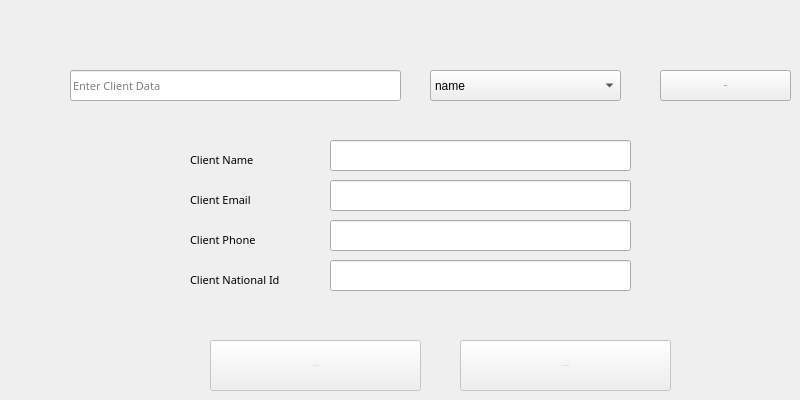
      <widget class="QWidget" name="tab_13">
       <attribute name="title">
        <string>Edit Or Delete Client</string>
       </attribute>
       <widget class="QLineEdit" name="lineEdit_17">
        <property name="geometry">
         <rect>
          <x>70</x>
          <y>70</y>
          <width>331</width>
          <height>31</height>
         </rect>
        </property>
        <property name="font">
         <font>
          <family>Yu Gothic UI Semibold</family>
          <pointsize>8</pointsize>
          <weight>50</weight>
          <italic>false</italic>
          <bold>false</bold>
         </font>
        </property>
        <property name="placeholderText">
         <string>Enter Client Data</string>
        </property>
       </widget>
       <widget class="QComboBox" name="comboBox_12">
        <property name="geometry">
         <rect>
          <x>430</x>
          <y>70</y>
          <width>191</width>
          <height>31</height>
         </rect>
        </property>
        <item>
         <property name="text">
          <string>name</string>
         </property>
        </item>
        <item>
         <property name="text">
          <string>email</string>
         </property>
        </item>
        <item>
         <property name="text">
          <string>phone</string>
         </property>
        </item>
        <item>
         <property name="text">
          <string>national_id</string>
         </property>
        </item>
       </widget>
       <widget class="QPushButton" name="pushButton_16">
        <property name="geometry">
         <rect>
          <x>660</x>
          <y>70</y>
          <width>131</width>
          <height>31</height>
         </rect>
        </property>
        <property name="font">
         <font>
          <pointsize>-1</pointsize>
         </font>
        </property>
        <property name="text">
         <string>Search</string>
        </property>
       </widget>
       <widget class="QLineEdit" name="lineEdit_20">
        <property name="geometry">
         <rect>
          <x>330</x>
          <y>140</y>
          <width>301</width>
          <height>31</height>
         </rect>
        </property>
       </widget>
       <widget class="QLineEdit" name="lineEdit_21">
        <property name="geometry">
         <rect>
          <x>330</x>
          <y>220</y>
          <width>301</width>
          <height>31</height>
         </rect>
        </property>
       </widget>
       <widget class="QLineEdit" name="lineEdit_22">
        <property name="geometry">
         <rect>
          <x>330</x>
          <y>260</y>
          <width>301</width>
          <height>31</height>
         </rect>
        </property>
       </widget>
       <widget class="QLabel" name="label_20">
        <property name="geometry">
         <rect>
          <x>190</x>
          <y>150</y>
          <width>111</width>
          <height>20</height>
         </rect>
        </property>
        <property name="font">
         <font>
          <family>Yu Gothic UI Semibold</family>
          <pointsize>8</pointsize>
          <weight>50</weight>
          <italic>false</italic>
          <bold>false</bold>
         </font>
        </property>
        <property name="text">
         <string>Client Name</string>
        </property>
       </widget>
       <widget class="QPushButton" name="pushButton_17">
        <property name="enabled">
         <bool>false</bool>
        </property>
        <property name="geometry">
         <rect>
          <x>460</x>
          <y>340</y>
          <width>211</width>
          <height>51</height>
         </rect>
        </property>
        <property name="font">
         <font>
          <pointsize>-1</pointsize>
         </font>
        </property>
        <property name="text">
         <string>Save Client Data</string>
        </property>
       </widget>
       <widget class="QLabel" name="label_22">
        <property name="geometry">
         <rect>
          <x>190</x>
          <y>190</y>
          <width>111</width>
          <height>20</height>
         </rect>
        </property>
        <property name="font">
         <font>
          <family>Yu Gothic UI Semibold</family>
          <pointsize>8</pointsize>
          <weight>50</weight>
          <italic>false</italic>
          <bold>false</bold>
         </font>
        </property>
        <property name="text">
         <string>Client Email</string>
        </property>
       </widget>
       <widget class="QLineEdit" name="lineEdit_23">
        <property name="geometry">
         <rect>
          <x>330</x>
          <y>180</y>
          <width>301</width>
          <height>31</height>
         </rect>
        </property>
       </widget>
       <widget class="QLabel" name="label_23">
        <property name="geometry">
         <rect>
          <x>190</x>
          <y>230</y>
          <width>111</width>
          <height>20</height>
         </rect>
        </property>
        <property name="font">
         <font>
          <family>Yu Gothic UI Semibold</family>
          <pointsize>8</pointsize>
          <weight>50</weight>
          <italic>false</italic>
          <bold>false</bold>
         </font>
        </property>
        <property name="text">
         <string>Client Phone</string>
        </property>
       </widget>
       <widget class="QLabel" name="label_24">
        <property name="geometry">
         <rect>
          <x>190</x>
          <y>270</y>
          <width>111</width>
          <height>20</height>
         </rect>
        </property>
        <property name="font">
         <font>
          <family>Yu Gothic UI Semibold</family>
          <pointsize>8</pointsize>
          <weight>50</weight>
          <italic>false</italic>
          <bold>false</bold>
         </font>
        </property>
        <property name="text">
         <string>Client National Id</string>
        </property>
       </widget>
       <widget class="QPushButton" name="pushButton_18">
        <property name="enabled">
         <bool>false</bool>
        </property>
        <property name="geometry">
         <rect>
          <x>210</x>
          <y>340</y>
          <width>211</width>
          <height>51</height>
         </rect>
        </property>
        <property name="font">
         <font>
          <pointsize>-1</pointsize>
         </font>
        </property>
        <property name="text">
         <string>Delete Client</string>
        </property>
       </widget>
      </widget>
